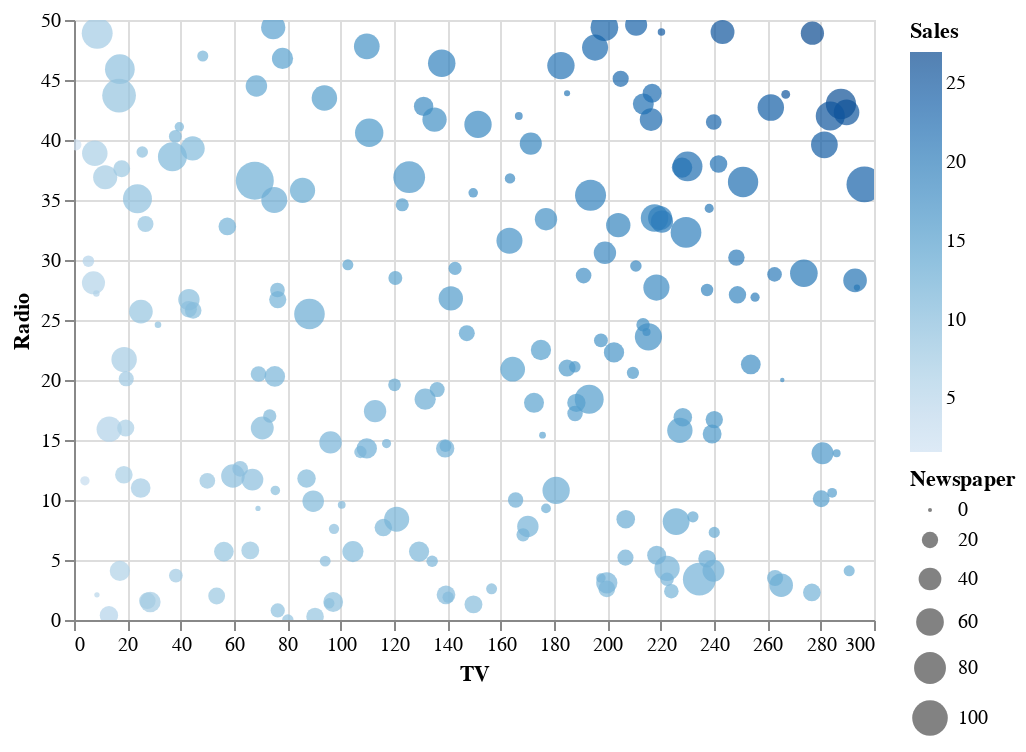

Notebook source saved alongside this figure:
### Code cell
# prompt: Using dataframe Advertising: create grap for TV,Radio,Newspaper product according to their sale

# Import necessary libraries
import altair as alt

# Create a chart using Altair
chart = alt.Chart(Advertising).mark_circle().encode(
    x='TV',
    y='Radio',
    size='Newspaper',
    color='Sales'
).interactive()

# Display the chart
chart

### Figure 1 — Vega-Lite specification as saved in the notebook (floating-point values rounded to 4 significant figures; data arrays with more than 128 entries replaced by an {"elided": "..."} marker saying what was removed)
{"config": {"view": {"continuousWidth": 400, "continuousHeight": 300}}, "data": {"name": "data-98dfda80da0e922f2089d68be6e4bcf3"}, "mark": "circle", "encoding": {"color": {"field": "Sales", "type": "quantitative"}, "size": {"field": "Newspaper", "type": "quantitative"}, "x": {"field": "TV", "type": "quantitative"}, "y": {"field": "Radio", "type": "quantitative"}}, "selection": {"selector001": {"type": "interval", "bind": "scales", "encodings": ["x", "y"]}}, "$schema": "https://vega.github.io/schema/vega-lite/v4.17.0.json", "datasets": {"data-98dfda80da0e922f2089d68be6e4bcf3": {"elided": "200 records"}}}
